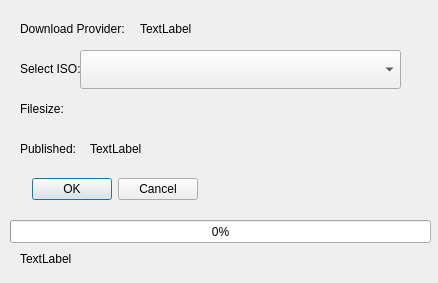
<?xml version="1.0" encoding="UTF-8"?>
<ui version="4.0">
 <class>Dialog_Download</class>
 <widget class="QDialog" name="Dialog_Download">
  <property name="windowModality">
   <enum>Qt::ApplicationModal</enum>
  </property>
  <property name="geometry">
   <rect>
    <x>0</x>
    <y>0</y>
    <width>438</width>
    <height>283</height>
   </rect>
  </property>
  <property name="windowTitle">
   <string>Dialog</string>
  </property>
  <property name="modal">
   <bool>true</bool>
  </property>
  <widget class="QLabel" name="label_download_ISO">
   <property name="geometry">
    <rect>
     <x>20</x>
     <y>60</y>
     <width>71</width>
     <height>17</height>
    </rect>
   </property>
   <property name="text">
    <string>Select ISO:</string>
   </property>
  </widget>
  <widget class="QComboBox" name="comboBox_download_ISO">
   <property name="geometry">
    <rect>
     <x>80</x>
     <y>50</y>
     <width>321</width>
     <height>39</height>
    </rect>
   </property>
  </widget>
  <widget class="QProgressBar" name="progressBar_download_ISO">
   <property name="geometry">
    <rect>
     <x>10</x>
     <y>220</y>
     <width>421</width>
     <height>23</height>
    </rect>
   </property>
   <property name="value">
    <number>0</number>
   </property>
  </widget>
  <widget class="QLabel" name="label_dialog_download_size">
   <property name="geometry">
    <rect>
     <x>20</x>
     <y>100</y>
     <width>381</width>
     <height>17</height>
    </rect>
   </property>
   <property name="text">
    <string>Filesize:</string>
   </property>
  </widget>
  <widget class="QLabel" name="label_download_ISO_status">
   <property name="geometry">
    <rect>
     <x>20</x>
     <y>250</y>
     <width>341</width>
     <height>17</height>
    </rect>
   </property>
   <property name="text">
    <string>TextLabel</string>
   </property>
  </widget>
  <widget class="QDialogButtonBox" name="buttonBox_dialog_download">
   <property name="geometry">
    <rect>
     <x>10</x>
     <y>170</y>
     <width>188</width>
     <height>39</height>
    </rect>
   </property>
   <property name="standardButtons">
    <set>QDialogButtonBox::Cancel|QDialogButtonBox::Ok</set>
   </property>
  </widget>
  <widget class="QLabel" name="label_download_Provider">
   <property name="geometry">
    <rect>
     <x>20</x>
     <y>20</y>
     <width>121</width>
     <height>17</height>
    </rect>
   </property>
   <property name="text">
    <string>Download Provider:</string>
   </property>
  </widget>
  <widget class="QLabel" name="label_download_Provider_update">
   <property name="geometry">
    <rect>
     <x>140</x>
     <y>20</y>
     <width>251</width>
     <height>17</height>
    </rect>
   </property>
   <property name="text">
    <string>TextLabel</string>
   </property>
  </widget>
  <widget class="QLabel" name="label_dialog_publish">
   <property name="geometry">
    <rect>
     <x>20</x>
     <y>140</y>
     <width>61</width>
     <height>17</height>
    </rect>
   </property>
   <property name="text">
    <string>Published:</string>
   </property>
  </widget>
  <widget class="QLabel" name="label_dialog_publish_date">
   <property name="geometry">
    <rect>
     <x>90</x>
     <y>140</y>
     <width>301</width>
     <height>17</height>
    </rect>
   </property>
   <property name="text">
    <string>TextLabel</string>
   </property>
  </widget>
 </widget>
 <resources/>
 <connections/>
</ui>
